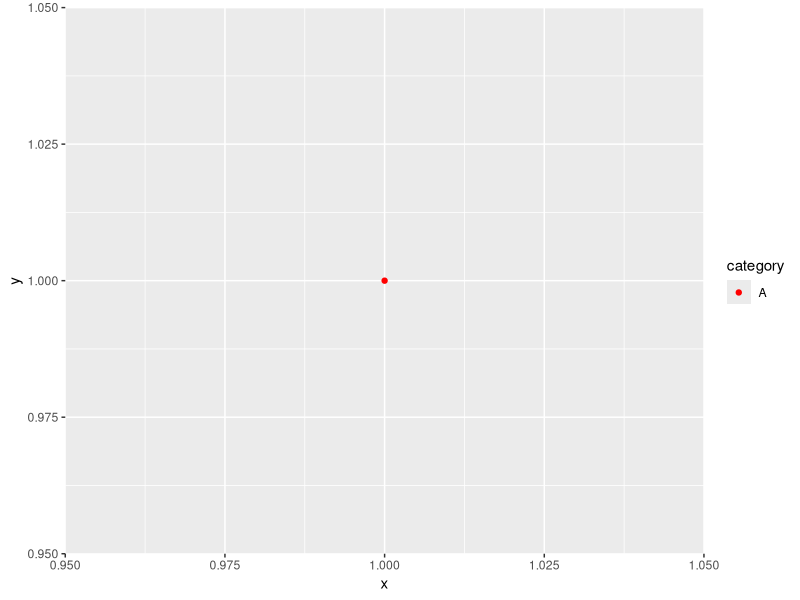
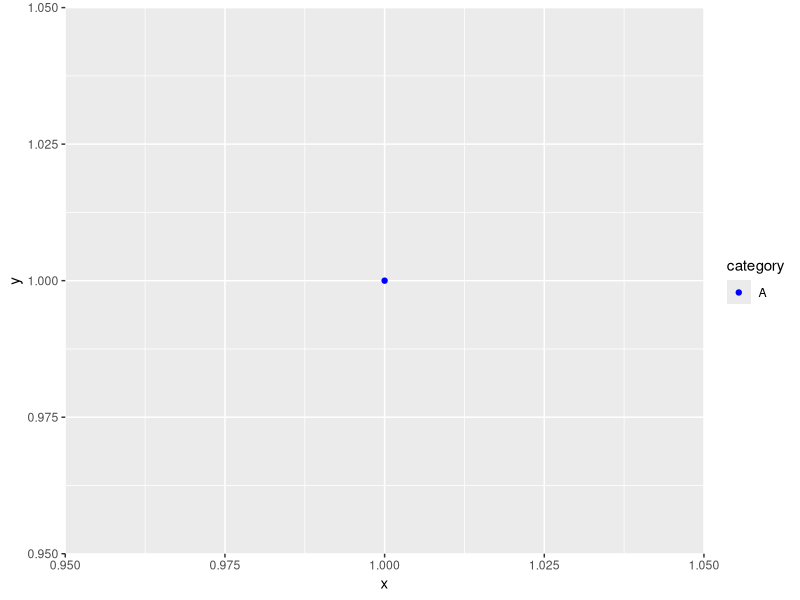
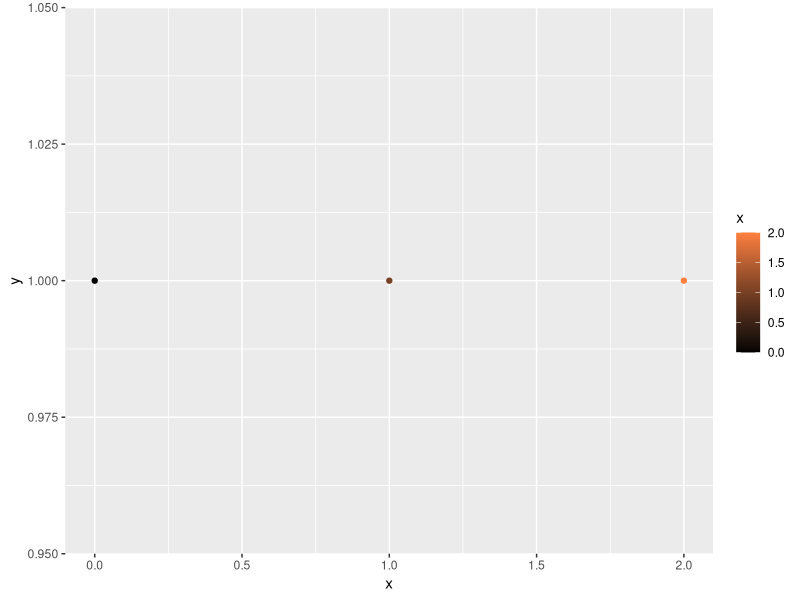
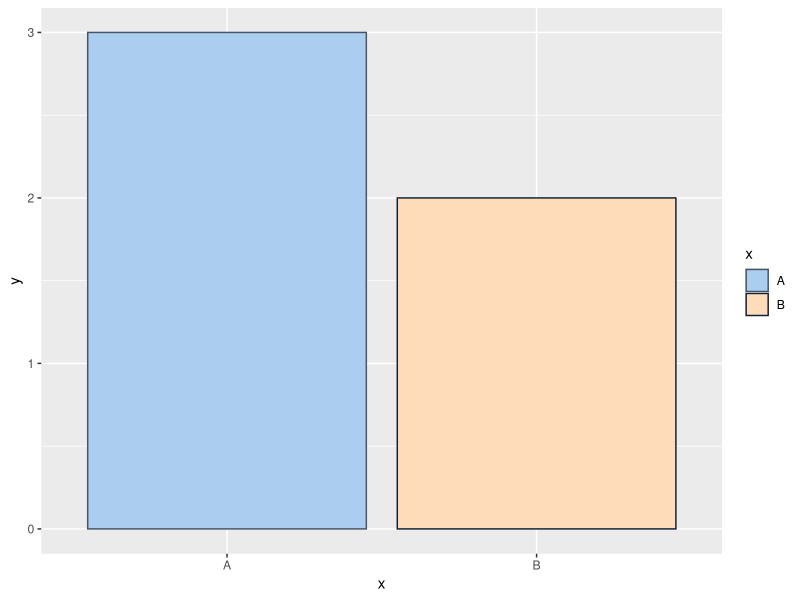

These charts were generated, in order, by the following R code:
# Optional reference check for the manual-palettes/custom-gradient SVG fixtures.
# Run with Rscript; ggplot2 must be installed in an R library. No files are written.
library(ggplot2)
cat("ggplot2", as.character(packageVersion("ggplot2")), "\n")
d <- data.frame(x = c("B", "A"), y = c(2, 3))
p <- ggplot(d, aes(x, y, colour = x, fill = x)) +
  geom_col(position = "identity") +
  scale_colour_manual(values = c(B = "#112233", A = "#445566")) +
  scale_fill_manual(values = c(A = "#abcdef", B = "#fedcba"))
b <- ggplot_build(p)$data[[1]]
stopifnot(identical(b$colour, c("#112233", "#445566")))
stopifnot(identical(b$fill, c("#fedcba", "#abcdef")))
cat("Named manual colour/fill mapping: PASS\n")
base <- ggplot(data.frame(x = 1, y = 1, category = "A"), aes(x, y, colour = category)) +
  geom_point() + scale_colour_manual(values = c(A = "red"))
changed <- suppressMessages(base + scale_colour_manual(values = c(A = "blue")))
stopifnot(ggplot_build(base)$data[[1]]$colour == "red")
stopifnot(ggplot_build(changed)$data[[1]]$colour == "blue")
cat("Immutable scale replacement: PASS\n")
ramp <- grDevices::colorRamp(c("#000000", "#FE8040"), space = "rgb")
rgb <- ramp(c(0, 0.5, 1))
hex <- apply(rgb, 1, function(v) sprintf("#%02x%02x%02x", as.integer(v[1]), as.integer(v[2]), as.integer(v[3])))
stopifnot(identical(hex, c("#000000", "#7f4020", "#fe8040")))
cat("RGB reference:", paste(hex, collapse = " "), "\n")
gradient <- ggplot(data.frame(x = 0:2, y = 1), aes(x, y, colour = x)) +
  geom_point() + scale_colour_gradient(low = "#000000", high = "#FE8040")
cat("ggplot2 Lab reference:", paste(ggplot_build(gradient)$data[[1]]$colour, collapse = " "), "\n")
